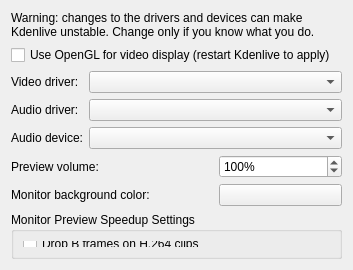
<?xml version="1.0" encoding="UTF-8"?>
<ui version="4.0">
 <class>ConfigSdl_UI</class>
 <widget class="QWidget" name="ConfigSdl_UI">
  <property name="geometry">
   <rect>
    <x>0</x>
    <y>0</y>
    <width>353</width>
    <height>247</height>
   </rect>
  </property>
  <layout class="QGridLayout" name="gridLayout_2">
   <item row="0" column="0" colspan="3">
    <widget class="QLabel" name="label_2">
     <property name="text">
      <string>Warning: changes to the drivers and devices can make Kdenlive unstable. Change only if you know what you do.</string>
     </property>
     <property name="wordWrap">
      <bool>true</bool>
     </property>
    </widget>
   </item>
   <item row="2" column="0">
    <widget class="QLabel" name="textLabel1_2_2">
     <property name="sizePolicy">
      <sizepolicy hsizetype="Maximum" vsizetype="Preferred">
       <horstretch>0</horstretch>
       <verstretch>0</verstretch>
      </sizepolicy>
     </property>
     <property name="text">
      <string>Video driver:</string>
     </property>
     <property name="wordWrap">
      <bool>false</bool>
     </property>
    </widget>
   </item>
   <item row="2" column="1" colspan="2">
    <widget class="KComboBox" name="kcfg_video_driver"/>
   </item>
   <item row="3" column="0">
    <widget class="QLabel" name="textLabel1_2">
     <property name="sizePolicy">
      <sizepolicy hsizetype="Maximum" vsizetype="Preferred">
       <horstretch>0</horstretch>
       <verstretch>0</verstretch>
      </sizepolicy>
     </property>
     <property name="text">
      <string>Audio driver:</string>
     </property>
     <property name="wordWrap">
      <bool>false</bool>
     </property>
    </widget>
   </item>
   <item row="3" column="1" colspan="2">
    <widget class="KComboBox" name="kcfg_audio_driver"/>
   </item>
   <item row="4" column="0">
    <widget class="QLabel" name="textLabel1">
     <property name="text">
      <string>Audio device:</string>
     </property>
     <property name="wordWrap">
      <bool>false</bool>
     </property>
    </widget>
   </item>
   <item row="4" column="1" colspan="2">
    <widget class="KComboBox" name="kcfg_audio_device"/>
   </item>
   <item row="6" column="2">
    <widget class="KColorButton" name="kcfg_window_background">
     <property name="defaultColor">
      <color>
       <red>180</red>
       <green>180</green>
       <blue>180</blue>
      </color>
     </property>
    </widget>
   </item>
   <item row="9" column="1" colspan="2">
    <spacer name="verticalSpacer">
     <property name="orientation">
      <enum>Qt::Vertical</enum>
     </property>
     <property name="sizeHint" stdset="0">
      <size>
       <width>20</width>
       <height>0</height>
      </size>
     </property>
    </spacer>
   </item>
   <item row="8" column="0" colspan="3">
    <widget class="QGroupBox" name="groupBox">
     <property name="title">
      <string>Monitor Preview Speedup Settings</string>
     </property>
     <layout class="QGridLayout" name="gridLayout">
      <item row="0" column="0">
       <widget class="QCheckBox" name="kcfg_dropbframes">
        <property name="text">
         <string>Drop B frames on H.264 clips</string>
        </property>
       </widget>
      </item>
     </layout>
    </widget>
   </item>
   <item row="6" column="0" colspan="2">
    <widget class="QLabel" name="label">
     <property name="text">
      <string>Monitor background color:</string>
     </property>
    </widget>
   </item>
   <item row="5" column="0" colspan="2">
    <widget class="QLabel" name="label_3">
     <property name="text">
      <string>Preview volume:</string>
     </property>
    </widget>
   </item>
   <item row="5" column="2">
    <widget class="QSpinBox" name="kcfg_volume">
     <property name="suffix">
      <string>%</string>
     </property>
     <property name="maximum">
      <number>200</number>
     </property>
     <property name="value">
      <number>100</number>
     </property>
    </widget>
   </item>
   <item row="1" column="0" colspan="3">
    <widget class="QCheckBox" name="kcfg_openglmonitors">
     <property name="text">
      <string>Use OpenGL for video display (restart Kdenlive to apply)</string>
     </property>
    </widget>
   </item>
  </layout>
 </widget>
 <customwidgets>
  <customwidget>
   <class>KComboBox</class>
   <extends>QComboBox</extends>
   <header>kcombobox.h</header>
  </customwidget>
  <customwidget>
   <class>KColorButton</class>
   <extends>QPushButton</extends>
   <header>kcolorbutton.h</header>
  </customwidget>
 </customwidgets>
 <resources/>
 <connections/>
</ui>
